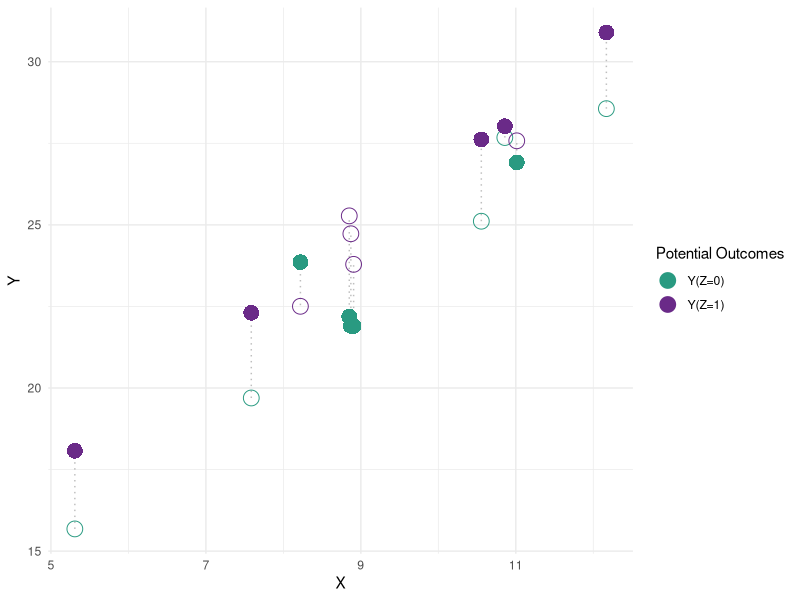
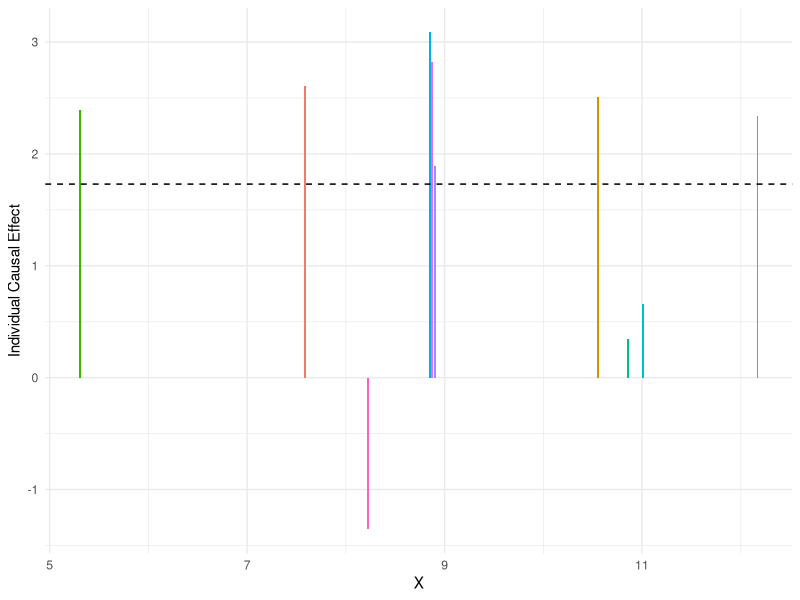
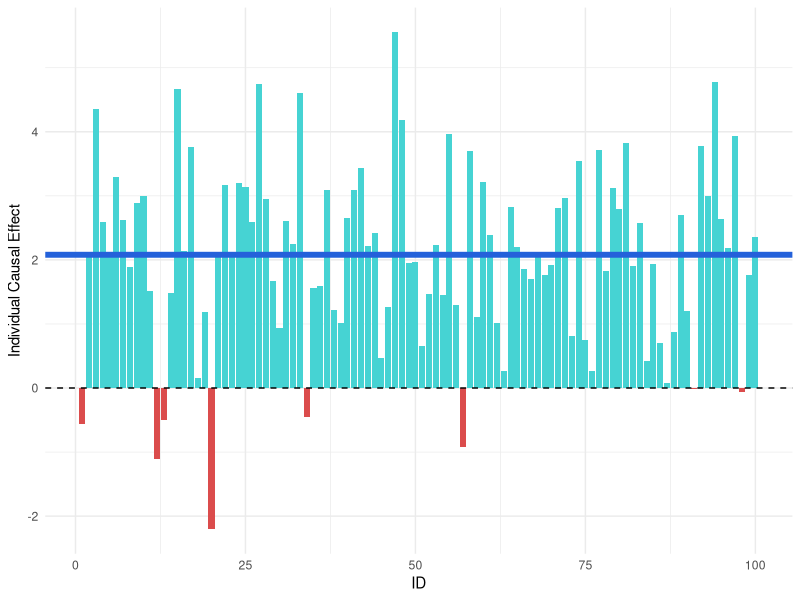
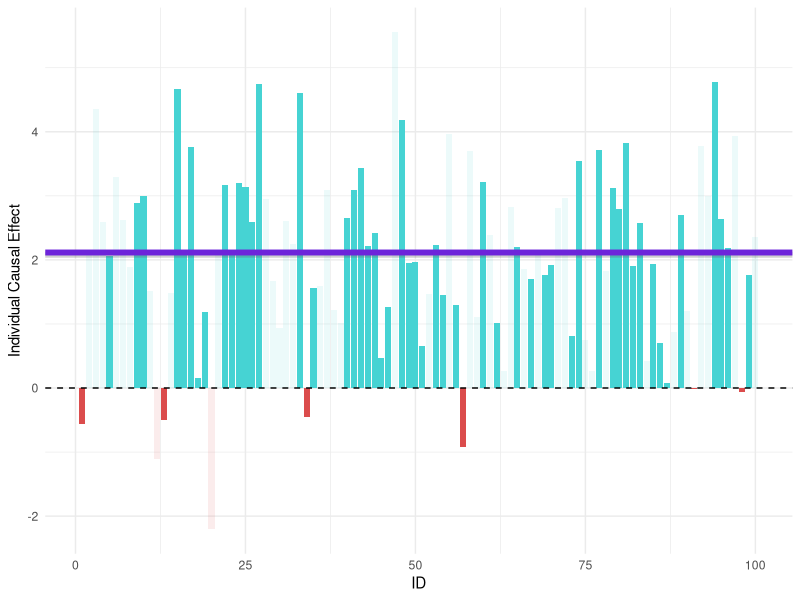
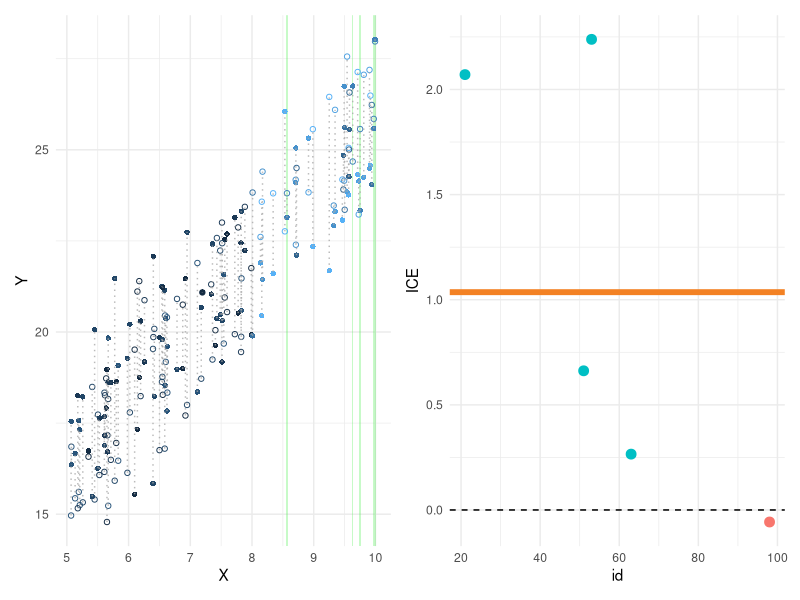

These charts were generated, in order, by the following R code:
set.seed(1234)

library(tidyverse)
library(patchwork) 

n <- 10
dat <- tibble(
  id = 1:n,
  x  = rnorm(n,10,sd=2),
  y0 = 5 + 2*x + rnorm(n,0,1),
  y1 = 5 + 2*x + 2 + rnorm(n,0,1),
  z  = rep(c(1,0),each=5),

  y  = y1*z + y0*(1-z),
  obs.y1 = ifelse(z == 1,'Y','N'),
  obs.y0 = ifelse(z == 0,'Y','N')
)

dat |>
  ggplot() + 
  geom_segment(aes(x=x,xend = x, y=y0,yend=y1,group=id,color='lightgrey'),lty='dotted',alpha=.5) + 
  geom_point(aes(x=x,y=y0, color = 'Y(Z=0)',shape = obs.y0),size=5) + 
  geom_point(aes(x=x,y=y1,color = 'Y(Z=1)', shape = obs.y1),size=5) + 
  theme_minimal() + 
  scale_color_manual(
    values = c(
      "Y(Z=0)" = "#299a81",
      "Y(Z=1)" = "#6a2a88"
    )
  ) + 
  scale_shape_manual(
  values = c('Y' = 16, 'N' = 1),
  breaks = c(TRUE, FALSE),
  labels = c("Observed", "Unobserved")
  ) + 
  labs(
    x = 'X',
    y = 'Y',
    color = "Potential Outcomes",
    shape = "Observed"
  )


dat |> 
  mutate(
    ICE = y1 - y0
  ) |> 
  ggplot(aes(x=x,y=ICE,fill=as.factor(id))) + geom_col() + 
  geom_hline(aes(yintercept = mean(ICE)),lty='dashed') + 
  theme_minimal() + 
  labs(
    x = 'X',
    y = 'Individual Causal Effect'
  ) + 
  theme(legend.position='none')



#### PATE
n <- 100
dat <- tibble(
  id = 1:n,
  x  = runif(n,5,10),
  y0 = 5 + 2*x + rnorm(n,0,1),
  y1 = 5 + 2*x + 2 + rnorm(n,0,1),
  z  = rep(c(1,0),each=(n/2)),

  y  = y1*z + y0*(1-z),
  obs.y1 = ifelse(z == 1,'Y','N'),
  obs.y0 = ifelse(z == 0,'Y','N')
)

dat |> 
 mutate(
    ICE = y1 - y0,
    pos = ifelse(ICE > 0,'Y','N')
  ) |> 
  ggplot(aes(x=id,y=ICE,fill=pos)) + 
  geom_col(stat='identity') + 
  geom_hline(yintercept = 0,color='black',lty='dashed') + 
  geom_hline(aes(yintercept = mean(ICE)),color = '#2461da',linewidth=2) + 
  scale_fill_manual(
    values = c(
      'Y' = '#46d3d3',
      'N' = '#db4c4c'
    )
  ) + 
  theme_minimal() + 
  labs(
    x = 'ID',
    y = 'Individual Causal Effect'
  ) + 
  theme(legend.position='none')

dat.sate <- dat |> 
  rowwise() |> 
  mutate(
    ICE = y1 - y0,
    pos = ifelse(ICE > 0,'Y','N'),
    coll = ifelse(rbinom(1,1,.6),1,0)
  )

dat.sate.new <- dat.sate |> filter(coll == 1)

dat.sate |> 
  ggplot(aes(x=id,y=ICE,fill=pos,alpha=coll)) + 
  geom_col(stat='identity') + 
  geom_hline(yintercept = 0,color='black',lty='dashed') + 
  geom_hline(aes(yintercept = mean(ICE)),color = '#5f5f5f',alpha=0.3,linewidth=2) + 
  geom_hline(aes(yintercept = mean(ICE)),color = '#6d24da',linewidth=2,data=dat.sate.new) + 
  scale_fill_manual(
    values = c(
      'Y' = '#46d3d3',
      'N' = '#db4c4c'
    )
  ) + 
  theme_minimal() + 
  labs(
    x = 'ID',
    y = 'Individual Causal Effect'
  ) + 
  theme(legend.position='none')


dat.cate <- dat |>
  rowwise() |> 
  mutate(
  age = ifelse(x > 8,sample(25:30,1,replace=TRUE),sample(21:24,1,replace=TRUE))
) |> ungroup()

p.cate.age <- dat.cate |> 
  ggplot() + 
  geom_rect(
    data = \(dat.cate) dat.cate |> subset(age == 27),
    aes(xmin = x - 0.01, xmax = x + 0.01, ymin = -Inf, ymax = Inf),
    fill = "#43f049",
    alpha = 0.3,
    inherit.aes = FALSE
  ) +
  geom_point(aes(x=x, y=y0,color=age,shape=obs.y0)) + 
  geom_point(aes(x=x, y=y1,color=age,shape=obs.y1)) + 
  geom_segment(aes(x=x,xend = x,y=y0,yend=y1,group=id),color='darkgrey',alpha=0.8,lty='dotted') +
  theme_minimal() + 
  scale_shape_manual(
    values= c('Y' = 16, 'N' = 1),
    labels= c('Y' = 'Observed','N' ='Unobserved')
  ) + 
  labs(
    x = 'X',
    y = 'Y',
    color = 'Age',
    shape = 'Observed'
  ) + 
  theme(legend.position = 'none')

dat.cate.filt<- dat.cate |> 
  mutate(
    ICE = y1-y0,
    pos = ifelse(ICE > 0,'Y','N')
  ) |> 
  filter(age == 27)

p.cate.calc <- dat.cate.filt |> 
  ggplot() + 
  geom_point(aes(x=id,y=ICE,color = pos),size=3) + 
  geom_hline(aes(yintercept= 0),color='black',lty='dashed') + 
  geom_hline(aes(yintercept= mean(ICE)),linewidth=2,color='#f38123') + 
  scale_fill_manual(
    values = c(
      'Y' = '#46d3d3',
      'N' = '#db4c4c'
    )
  ) + 
  theme_minimal() + 
  theme(legend.position='none')

p.cate.age + p.cate.calc
